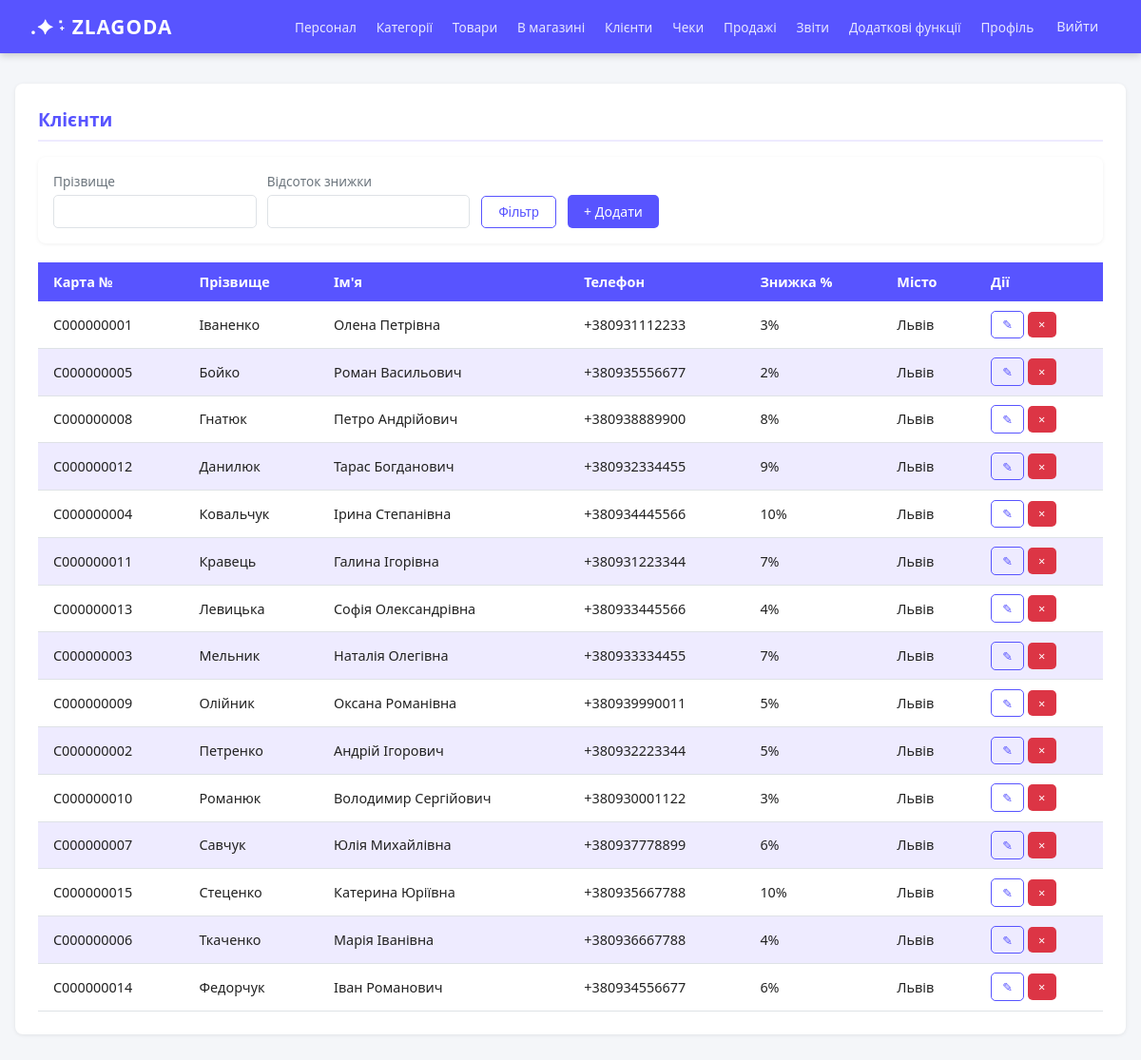
Page /customers/ (signed in) on the committed database.
### supermarket/models.py (models this page shows)
class Customer_Card(models.Model):
    card_number = models.CharField(max_length=13, primary_key=True)
    cust_surname = models.CharField(max_length=50)
    cust_name = models.CharField(max_length=50)
    cust_patronymic = models.CharField(max_length=50, null=True, blank=True)
    phone_number = models.CharField(max_length=13)
    city = models.CharField(max_length=50, null=True, blank=True)
    street = models.CharField(max_length=50, null=True, blank=True)
    zip_code = models.CharField(max_length=9, null=True, blank=True)
    percent = models.IntegerField()
    class Meta:
        db_table = 'Customer_Card'
        managed = True

### supermarket/views.py (the view)
# urls.py: path('customers/', views.customers_list, name='customers'),
@login_required
def customers_list(request):
    percent = request.GET.get('percent', '')
    surname = request.GET.get('surname', '')
    role = get_current_role(request)
    custs = db.get_all_customers(
        percent=percent if percent else None,
        surname=surname if surname else None
    )
    return render(request, 'supermarket/customers.html', {
        'customers': custs, 'percent': percent,
        'surname': surname, 'role': role
    })

### supermarket/context_processors.py (called while the page is built)
def user_role(request):
    if request.user.is_authenticated:
        emp_list = db.get_employee_by_id(request.user.username)
        if emp_list:
            return {'role': emp_list[0]['empl_role']}
    return {'role': ''}

### supermarket/db_utils.py (called while the page is built, shortened)
def dictfetchall(cursor):
    columns = [col[0] for col in cursor.description]
    return [dict(zip(columns, row)) for row in cursor.fetchall()]

def format_dates(rows):
    for row in rows:
        if row.get('date_of_birth'):
            row['date_of_birth'] = str(row['date_of_birth'])[:10]
        if row.get('date_of_start'):
            row['date_of_start'] = str(row['date_of_start'])[:10]
    return rows

def get_employee_by_id(eid):
    with connection.cursor() as c:
        c.execute("""
            SELECT id_employee, empl_surname, empl_name, empl_patronymic,
                   empl_role, salary, date_of_birth, date_of_start,
                   phone_number, city, street, zip_code
            FROM Employee
            WHERE id_employee = %s
        """, [eid])
        return format_dates(dictfetchall(c))

def get_all_customers(percent=None, surname=None):
    with connection.cursor() as c:
        if percent and surname:
            c.execute("""
                SELECT card_number, cust_surname, cust_name, cust_patronymic,
                       phone_number, city, street, zip_code, percent
                FROM Customer_Card
                WHERE percent = %s
                  AND cust_surname LIKE %s
                ORDER BY cust_surname
            """, [percent, f'%{surname}%'])
        else:
            c.execute("""
                SELECT card_number, cust_surname, cust_name, cust_patronymic,
                       phone_number, city, street, zip_code, percent
                FROM Customer_Card
                ORDER BY cust_surname
            """)
        return dictfetchall(c)

### supermarket/views.py (called while the page is built)
def get_current_emp(request):
    emp_list = db.get_employee_by_id(request.user.username)
    return emp_list[0] if emp_list else None

def get_current_role(request):
    emp = get_current_emp(request)
    if emp:
        return emp['empl_role']
    return None

### supermarket/templates/supermarket/customers.html (shortened to what this page needs)
{% extends 'supermarket/base.html' %}
{% block content %}
<div class="card">
  <div class="card-title">Клієнти</div>
  <div class="filter-bar">
    <form method="get" style="display:flex;gap:.7rem;flex-wrap:wrap;align-items:flex-end;width:100%">
      <div class="form-group"><label>Прізвище</label><input type="text" name="surname" value="{{ surname }}"></div>
      <div class="form-group"><label>Відсоток знижки</label><input type="number" name="percent" value="{{ percent }}"></div>
      <button class="btn btn-outline">Фільтр</button>
      <a href="{% url 'customer_create' %}" class="btn btn-green">+ Додати</a>
    </form>
  </div>
  <div class="table-wrap">
    <table>
      <thead><tr><th>Карта №</th><th>Прізвище</th><th>Ім'я</th><th>Телефон</th><th>Знижка %</th><th>Місто</th><th>Дії</th></tr></thead>
      <tbody>
      {% for c in customers %}
      <tr>
        <td>{{ c.card_number }}</td>
        <td>{{ c.cust_surname }}</td>
        <td>{{ c.cust_name }} {{ c.cust_patronymic }}</td>
        <td>{{ c.phone_number }}</td>
        <td>{{ c.percent }}%</td>
        <td>{{ c.city }}</td>
        <td>
          <a href="{% url 'customer_edit' c.card_number %}" class="btn btn-outline btn-sm">✎</a>
          <a href="{% url 'customer_delete' c.card_number %}" class="btn btn-danger btn-sm" onclick="return confirm('Видалити?')">×</a>
        </td>
      </tr>
      {% empty %}<tr><td colspan="7">Немає даних</td></tr>
      {% endfor %}
      </tbody>
    </table>
  </div>
</div>
{% endblock %}

### supermarket/static/supermarket/style.css (style rules this page uses)
:root { --green: #5854ff; --green-light: #eeebff; --green-dark: #5854ff; --accent: #f0a500; --text: #222; --muted: #6c757d; --border: #dee2e6; --danger: #dc3545; --white: #fff; }
* { box-sizing: border-box; margin: 0; padding: 0; }
body { font-family: 'Segoe UI', sans-serif; background: #f4f6f9; color: var(--text); min-height: 100vh; }
.card { background: var(--white); border-radius: 8px; padding: 1.5rem; box-shadow: 0 1px 4px rgba(0,0,0,.08); margin-bottom: 1.5rem; }
.card-title { font-size: 1.2rem; font-weight: 600; color: var(--green-dark); margin-bottom: 1rem; padding-bottom: .5rem; border-bottom: 2px solid var(--green-light); }
.table-wrap { overflow-x: auto; }
table { width: 100%; border-collapse: collapse; font-size: .9rem; }
thead th { background: var(--green); color: var(--white); padding: .7rem 1rem; text-align: left; font-weight: 600; }
tbody tr:nth-child(even) { background: var(--green-light); }
tbody td { padding: .6rem 1rem; border-bottom: 1px solid var(--border); }
.btn { display: inline-block; padding: .5rem 1.1rem; border-radius: 5px; border: none; cursor: pointer; font-size: .88rem; font-weight: 500; text-decoration: none; transition: opacity .15s, transform .1s; }
.btn-green { background: var(--green); color: var(--white); }
.btn-outline { background: transparent; border: 1px solid var(--green); color: var(--green); }
.btn-danger { background: var(--danger); color: var(--white); }
.btn-sm { padding: .3rem .7rem; font-size: .8rem; }
.form-group { margin-bottom: 1rem; }
label { display: block; font-size: .85rem; font-weight: 500; margin-bottom: .3rem; color: var(--muted); }
input[type=text], input[type=password], input[type=date], input[type=datetime-local], input[type=number], select, textarea { width: 100%; padding: .55rem .8rem; border: 1px solid var(--border); border-radius: 5px; font-size: .9rem; transition: border-color .2s; }
.filter-bar { display: flex; gap: .7rem; align-items: flex-end; flex-wrap: wrap; margin-bottom: 1.2rem; background: var(--white); padding: 1rem; border-radius: 8px; box-shadow: 0 1px 4px rgba(0,0,0,.06); }
.filter-bar .form-group { margin-bottom: 0; min-width: 160px; }

### rows in the picture
Customer_Card: card_number "C000000001", cust_surname "Іваненко", cust_name "Олена", cust_patronymic "Петрівна", phone_number "+380931112233", percent "3", city "Львів"
Customer_Card: card_number "C000000005", cust_surname "Бойко", cust_name "Роман", cust_patronymic "Васильович", phone_number "+380935556677", percent "2", city "Львів"
Customer_Card: card_number "C000000008", cust_surname "Гнатюк", cust_name "Петро", cust_patronymic "Андрійович", phone_number "+380938889900", percent "8", city "Львів"
Customer_Card: card_number "C000000012", cust_surname "Данилюк", cust_name "Тарас", cust_patronymic "Богданович", phone_number "+380932334455", percent "9", city "Львів"
Customer_Card: card_number "C000000004", cust_surname "Ковальчук", cust_name "Ірина", cust_patronymic "Степанівна", phone_number "+380934445566", percent "10", city "Львів"
Customer_Card: card_number "C000000011", cust_surname "Кравець", cust_name "Галина", cust_patronymic "Ігорівна", phone_number "+380931223344", percent "7", city "Львів"
Customer_Card: card_number "C000000013", cust_surname "Левицька", cust_name "Софія", cust_patronymic "Олександрівна", phone_number "+380933445566", percent "4", city "Львів"
Customer_Card: card_number "C000000003", cust_surname "Мельник", cust_name "Наталія", cust_patronymic "Олегівна", phone_number "+380933334455", percent "7", city "Львів"
Customer_Card: card_number "C000000009", cust_surname "Олійник", cust_name "Оксана", cust_patronymic "Романівна", phone_number "+380939990011", percent "5", city "Львів"
Customer_Card: card_number "C000000002", cust_surname "Петренко", cust_name "Андрій", cust_patronymic "Ігорович", phone_number "+380932223344", percent "5", city "Львів"
Customer_Card: card_number "C000000010", cust_surname "Романюк", cust_name "Володимир", cust_patronymic "Сергійович", phone_number "+380930001122", percent "3", city "Львів"
Customer_Card: card_number "C000000007", cust_surname "Савчук", cust_name "Юлія", cust_patronymic "Михайлівна", phone_number "+380937778899", percent "6", city "Львів"
Customer_Card: card_number "C000000015", cust_surname "Стеценко", cust_name "Катерина", cust_patronymic "Юріївна", phone_number "+380935667788", percent "10", city "Львів"
Customer_Card: card_number "C000000006", cust_surname "Ткаченко", cust_name "Марія", cust_patronymic "Іванівна", phone_number "+380936667788", percent "4", city "Львів"
Customer_Card: card_number "C000000014", cust_surname "Федорчук", cust_name "Іван", cust_patronymic "Романович", phone_number "+380934556677", percent "6", city "Львів"
